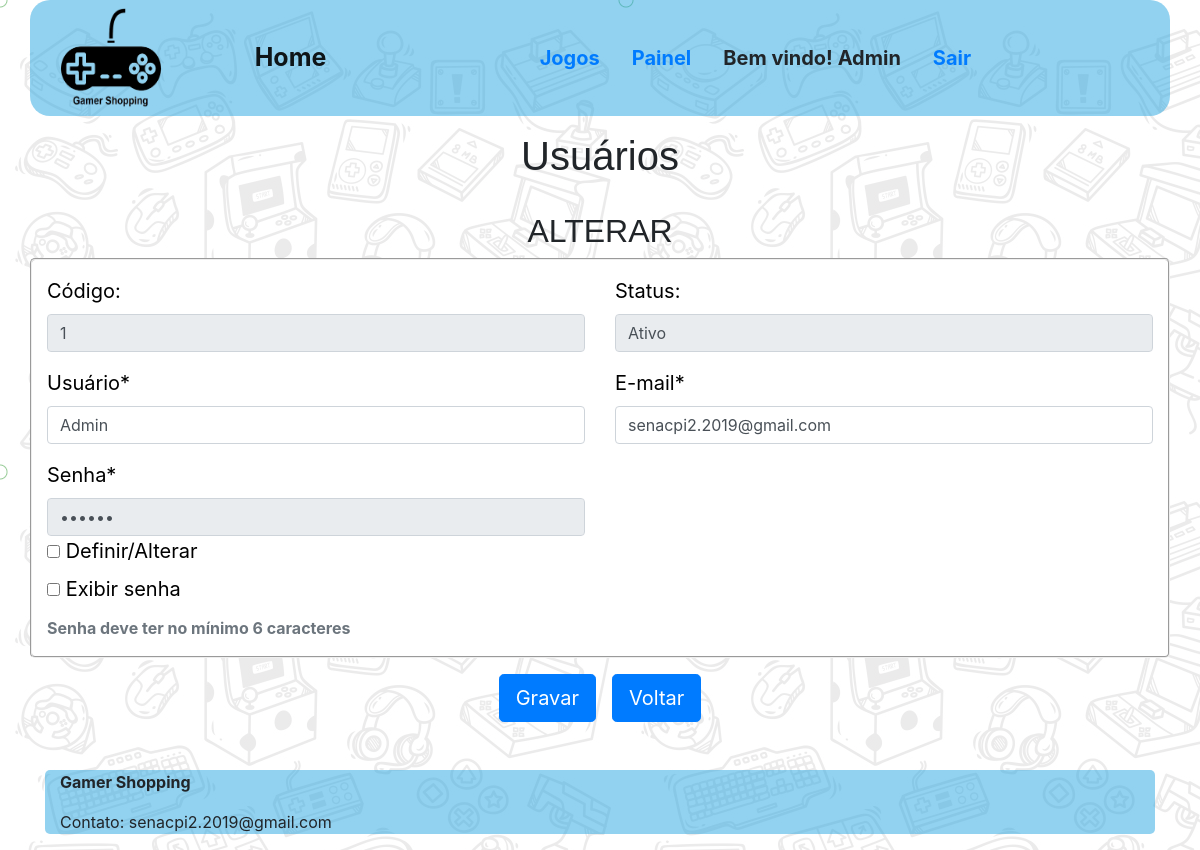
The app's page /Usuarios_digitar.php?ID=1 (signed in) with its own data.
### tables this page shows
CREATE TABLE IF NOT EXISTS usuarios 
	(
		codigo		INTEGER NOT NULL AUTO_INCREMENT PRIMARY KEY
		,nome		VARCHAR(20) NOT NULL
		,senha		VARCHAR(200) NOT NULL
		,tipo		VARCHAR(20) NOT NULL
		,email		VARCHAR(200) NOT NULL
		,cod_reset	VARCHAR(100) NOT NULL
	);

### Usuarios_digitar.php (the view, shortened to what this page needs)
<?php
$ID = $_GET['ID'];
$acao       = '';
$codigo     = 0;
$usuario    = '';
$senha      = '';
$status     = '';
$email      = '';
if($ID > 0)
{
    $acao='ALTERAR';
    include('PHP'. DIRECTORY_SEPARATOR . 'conexao_bd.php');
    $query = "select * from usuarios where codigo = ?";
    $querytratada = $conn->prepare($query);
    $querytratada->bind_param("i",$ID);
    $querytratada->execute();
    $result = $querytratada->get_result();
    $row = $result->fetch_assoc();
    $codigo     = $row["codigo"];
    $usuario    = $row["nome"];
    $status     = $row["tipo"];
    $email      = $row["email"];
    $senha = '******';
}
else
{
    $acao='INCLUIR';
}
?>
<?php
    include('cabecalho.php');
?>
                    <h1 id='titulo' class="text-center H1_titulo mt-3">Usuários</h1>
                </div>
            </header>
            <main>
                <section class='row'>
                    <div class='col-12'>
                    <div class='text-center col-12 mt-4'>
                        <h2 class='H2_titulo'> <?php echo $acao; ?> </h2>
                    </div>
                        <form>
                            <div class="form-group row Status_Ativo div_border">
                                <div class='col-sm-6 col-md-6 col-lg-6 col-xl-6 mt-3'>
                                    <label>Código:</label>
                                    <input value = "<?php echo $codigo; ?>" name='txtCODIGO' type="text" class="form-control" id="usuarios_digitar_codigo" disabled>
                                </div>
                                <div class='col-sm-6 col-md-6 col-lg-6 col-xl-6 mt-3'>
                                    <label>Status:</label>
                                    <input value = "<?php echo $status; ?>" name='txtSTATUS' type="text" class="form-control" id="usuarios_digitar_status" disabled>
                                </div>
                                <div class='col-sm-6 col-md-6 col-lg-6 col-xl-6 mt-3'>
                                    <label>Usuário*</label>
                                    <input value = "<?php echo $usuario; ?>" name='txtDS_LOGIN' type="text" class="form-control" id="usuarios_digitar_login" maxlength="20" placeholder="Login">
                                </div>
                                <div class='col-sm-6 col-md-6 col-lg-6 col-xl-6 mt-3'>
                                    <label>E-mail*</label>
                                    <input value="<?php echo $email; ?>" type="email" class="form-control" name="txtDSemail" id="usuarios_digitar_email" maxlength="200" placeholder="nome@server.com.br">
                                </div>
                                <div class='col-sm-6 col-md-6 col-lg-6 col-xl-6 mt-3'>
                                    <label>Senha*</label>
                                    <input value = "<?php echo $senha; ?>" name='txtDS_SENHA' type="password" class="form-control" id="usuarios_digitar_senha" maxlength="50"  placeholder="Senha" disabled>
                                </div>
                                <div class='col-sm-12 col-md-12 col-lg-12 col-xl-12'>
                                    <div>
                                        <input id = 'usuarios_digitar_chksenha' type="checkbox" name="chksenha" value="" onchange='senha_habilitar()'>
                                        <label>Definir/Alterar</label>
                                    </div>
                                    <div>
                                        <input id = 'usuarios_digitar_chkexibirsenha' type="checkbox" name="chkexibirsenha" value="" onchange='senha_exibir()'>
                                        <label>Exibir senha</label>
                                    </div>
                                    <small class="form-text text-muted font-weight-bold mb-3">Senha deve ter no mínimo 6 caracteres</small>
                                </div>
                            </div>
                            <div class='central_botao'>
                                <input id='cmd_gravar' type="button" name="cmd_gravar" class="btn btn-primary btn-lg" Value='Gravar'>
                                <input style="margin-left: 16px" id='cmd_voltar' type="button" name="cmd_voltar" class="btn btn-primary btn-lg" Value = 'Voltar'>
                            </div>
                        </form>
                    </div>
                </section>
            </main>
        <?php
            include('footer.php');
        ?>
        </div>
    </body>
</html>

### CSS/Geral.css (style rules this page uses)
body { background-image: url('..//Imagens/background.png'); }
.H1_titulo { font-family: "Trebuchet MS", Helvetica, sans-serif; }
.H2_titulo { font-family: Verdana, Geneva, sans-serif; }
.div_border { border-style: groove; border-width: 2px; border-radius: 5px; background-color: white; }
.Status_Ativo { color: black; font-size: 20px; }
.central_botao { display: flex; justify-content: center; }

### records on screen
usuarios: txtCODIGO "1", txtSTATUS "Ativo", txtDS_LOGIN "Admin", txtDSemail "senacpi2.2019@gmail.com"

### other values on screen
$user "Admin"
$acao "ALTERAR"
